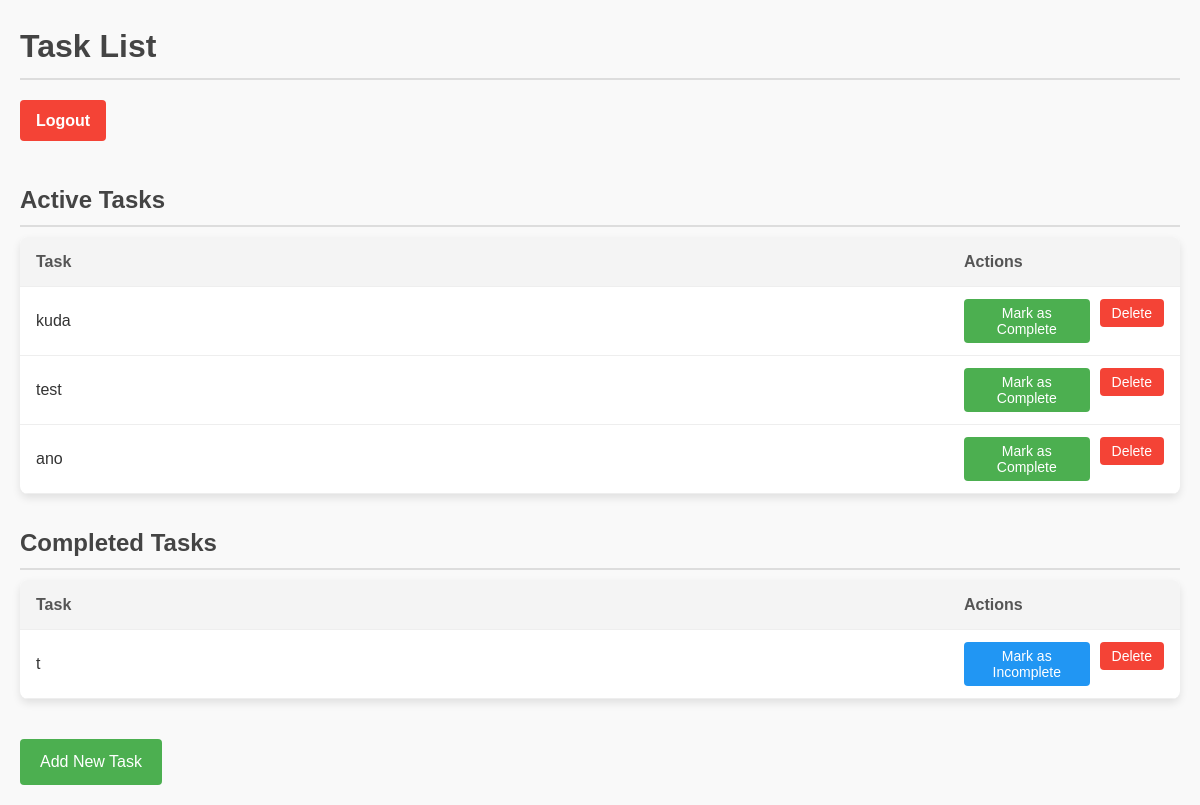
The page /tasks/ on the database as committed earlier.
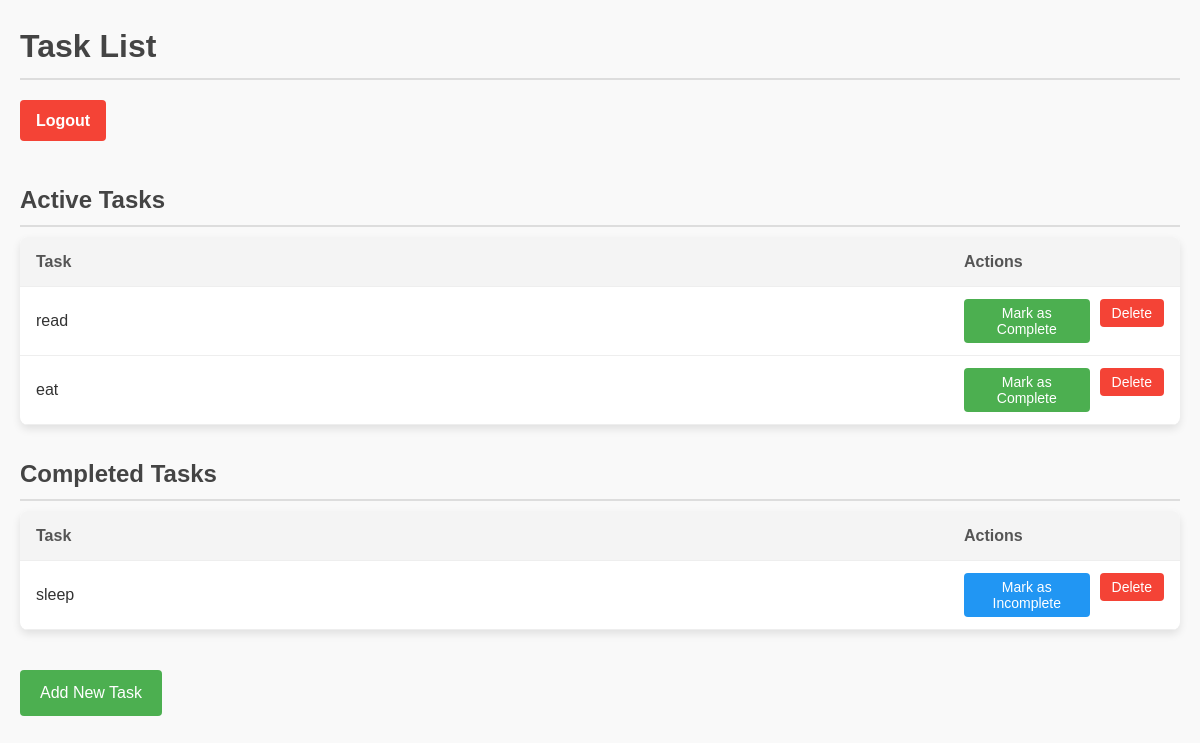
The same page on the database as committed later.
### todo/models.py (models this page shows, shortened)
class Task(models.Model):
    title = models.CharField(max_length=255)
    completed = models.BooleanField(default=False)
    created_at = models.DateTimeField(auto_now_add=True)  # Automatically sets timestamp when created

### todo/views.py (the view)
# urls.py: path('', task_list, name='task_list'),
def task_list(request):
    active_tasks = Task.objects.filter(completed=False)
    completed_tasks = Task.objects.filter(completed=True)
    return render(request, 'todo/task_list.html', {
        'active_tasks': active_tasks,
        'completed_tasks': completed_tasks
    })

### todo/templates/todo/task_list.html (shortened to what this page needs)
<!DOCTYPE html>
<html lang="en">
<head>
</head>
<body>
<h1>Task List</h1>
<a href="{% url 'logout' %}" class="logout-btn">Logout</a>
<h2>Active Tasks</h2>
<table>
    <tr>
        <th>Task</th>
        <th style="width: 200px;">Actions</th>
    </tr>
    {% for task in active_tasks %}
    <tr>
        <td>{{ task.title }}</td>
        <td>
            <div class="actions">
                <form method="POST" action="{% url 'toggle_task' task.id %}">
                    <button type="submit" class="complete-btn">Mark as Complete</button>
                </form>
                <form method="POST" action="{% url 'delete_task' task.id %}">
                    <button type="submit" class="delete-btn">Delete</button>
                </form>
            </div>
        </td>
    </tr>
    {% empty %}
    <tr>
        <td colspan="2" style="text-align: center; color: #999;">No active tasks</td>
    </tr>
    {% endfor %}
</table>
<h2>Completed Tasks</h2>
<table>
    <tr>
        <th>Task</th>
        <th style="width: 200px;">Actions</th>
    </tr>
    {% for task in completed_tasks %}
    <tr>
        <td>{{ task.title }}</td>
        <td>
            <div class="actions">
                <form method="POST" action="{% url 'toggle_task' task.id %}">
                    <button type="submit" class="complete-btn" style="background-color: #2196F3;">
                        Mark as Incomplete
                    </button>
                </form>
                <form method="POST" action="{% url 'delete_task' task.id %}">
                    <button type="submit" class="delete-btn">Delete</button>
                </form>
            </div>
        </td>
    </tr>
    {% empty %}
    <tr>
        <td colspan="2" style="text-align: center; color: #999;">No completed tasks</td>
    </tr>
    {% endfor %}
</table>
<a href="{% url 'add_task' %}">Add New Task</a>
</body>
</html>

### todo/templates/todo/task_list.html (style rules this page uses)
body { font-family: 'Arial', sans-serif; margin: 20px; background-color: #f9f9f9; color: #333; line-height: 1.6; }
h1, h2 { color: #444; margin-bottom: 10px; border-bottom: 2px solid #ddd; padding-bottom: 5px; }
table { width: 100%; border-collapse: collapse; margin-bottom: 30px; background-color: #fff; border-radius: 8px; overflow: hidden; box-shadow: 0 4px 8px rgba(0,0,0,0.1); }
th, td { padding: 12px 16px; border-bottom: 1px solid #eee; text-align: left; }
th { background-color: #f4f4f4; font-weight: bold; color: #555; }
.actions { display: flex; gap: 10px; }
button { padding: 6px 12px; border: none; border-radius: 4px; cursor: pointer; transition: background 0.2s ease; font-size: 14px; color: #fff; font-weight: 500; }
.complete-btn { background-color: #4CAF50; }
.delete-btn { background-color: #f44336; }
a { display: inline-block; margin-top: 10px; padding: 10px 20px; background-color: #4CAF50; color: #fff; text-decoration: none; border-radius: 4px; transition: background 0.2s ease; font-size: 16px; }
.logout-btn { padding: 8px 16px; background-color: #f44336; color: #fff; text-decoration: none; border-radius: 4px; display: inline-block; margin-bottom: 20px; font-weight: 600; }

Rows that differ between the two databases and show on the page:
removed Task: title "kuda", shown under "Active Tasks"
removed Task: title "test", shown under "Active Tasks"
removed Task: title "ano", shown under "Active Tasks"
removed Task: title "t", shown under "Completed Tasks"
added Task: title "read", shown under "Active Tasks"
added Task: title "eat", shown under "Active Tasks"
added Task: title "sleep", shown under "Completed Tasks"
